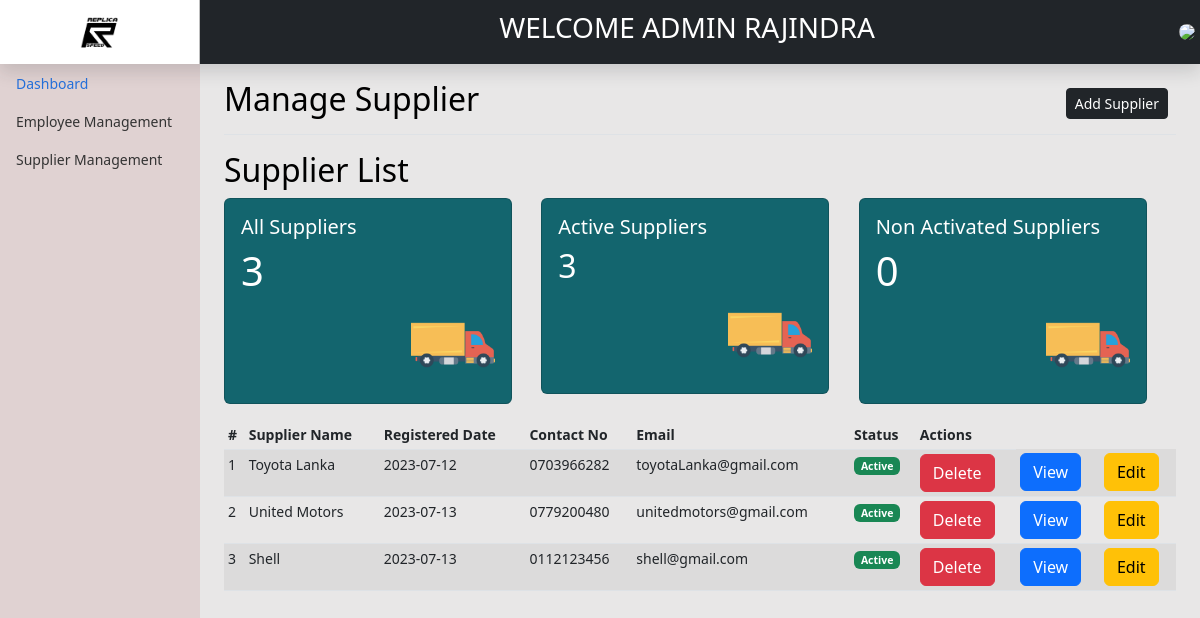
/backend/user/supplier/viewSupplier.php (signed in), run on an earlier commit of the app's database.
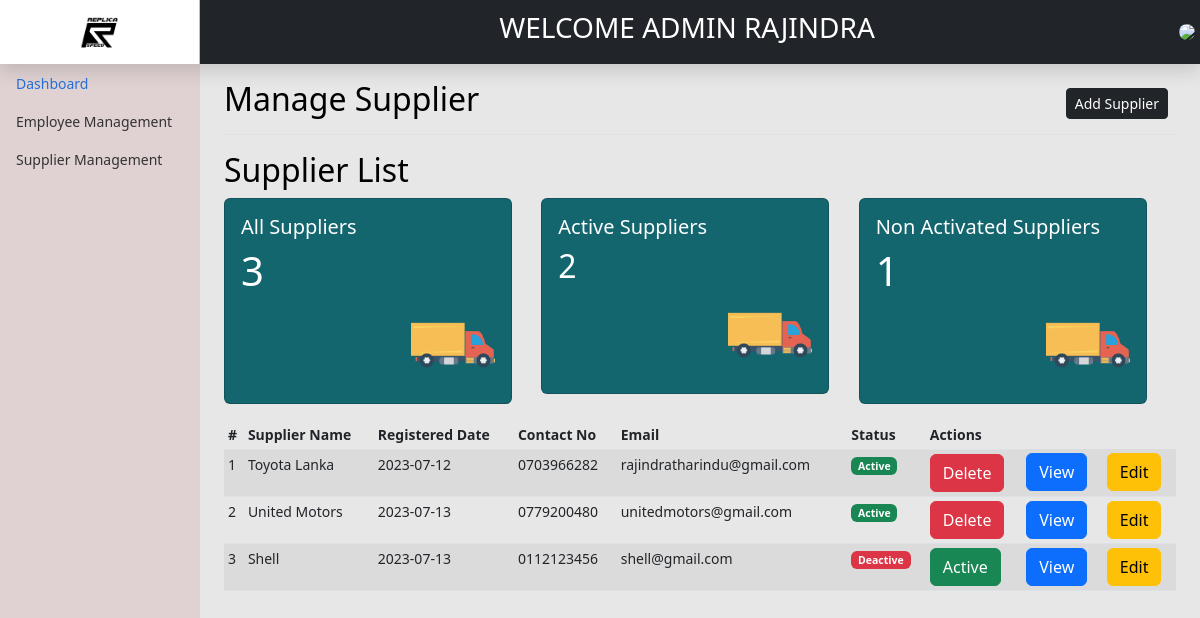
And on a later commit of the database.
### tables this page shows
CREATE TABLE IF NOT EXISTS `supplier` (
  `SupplierId` int(11) NOT NULL AUTO_INCREMENT,
  `SupplierName` varchar(255) NOT NULL,
  `ContactNo` varchar(11) NOT NULL,
  `email` varchar(255) NOT NULL,
  `Status` int(1) NOT NULL,
  `AddUser` int(11) NOT NULL,
  `AddDate` date NOT NULL,
  `UpdateUser` int(11) DEFAULT NULL,
  `UpdateDate` date DEFAULT NULL,
  PRIMARY KEY (`SupplierId`)
);

### backend/menu.php (called while the page is built)
<?php
$userRole=$_SESSION['userrole'];
$menu="user/menu/".$userRole.".php";
include $menu;
?>

### backend/user/supplier/viewSupplier.php (the view, shortened to what this page needs)
<?php include'../../header.php'; ?>
<?php include'../../menu.php'; ?>
<main class="col-md-9 ms-sm-auto col-lg-10 px-md-4">
    <div class="d-flex justify-content-between flex-wrap flex-md-nowrap align-items-center pt-3 pb-2 mb-3 border-bottom">
        <h1 class="h2">Manage Supplier</h1>
        <div class="btn-toolbar mb-2 mb-md-0">
            <div class="btn-group me-2">
                <a href="<?= SYSTEM_PATH ?>user/supplier/addSupplier.php" class="btn btn-sm btn-dark">Add Supplier</a>
            </div>
        </div>
    </div>
    <h2>Supplier List</h2>
    <section>
        <div class="row">
            <div class="row">
                <div class="col-md-4">
                    <?php
                    $db = dbconn();
                    $sqlAllSup = "SELECT * FROM supplier";
                    $resultAllSup = $db->query($sqlAllSup);
                    if ($resultAllSup->num_rows > 0) {
                        $AllSupCount = $resultAllSup->num_rows;
                    } else {
                        $AllSupCount = 0;
                    }
                    ?>
                    <div class="card text-white mb-3" style="max-width: 18rem; background-color: #13656e;" onclick="window.location.href = '<?= SYSTEM_PATH ?>reports/admin/AllSuppliers.php';">
                        <div class="card-body">
                            <h5 class="card-title">All Suppliers</h5>
                            <h1><?= $AllSupCount ?></h1>
                            <img  style="float:right;width:84px;height:84px;"src="<?= SYSTEM_PATH ?>assets/img/truck.png">
                        </div>
                    </div>
                </div>
                <div class="col-md-4">
                    <?php
                    $db = dbconn();
                    $sqlSupActive = "SELECT * FROM supplier WHERE Status='1'";
                    $resultSupActive = $db->query($sqlSupActive);
                    if ($resultSupActive->num_rows > 0) {
                        $SupActiveCount = $resultSupActive->num_rows;
                    } else {
                        $SupActiveCount = 0;
                    }
                    ?>
                    <div class="card text-white mb-3" style="max-width: 18rem; background-color: #13656e;" onclick="window.location.href = '<?= SYSTEM_PATH ?>reports/admin/ActiveSuppliers.php';">
                        <div class="card-body">
                            <h5 class="card-title">Active Suppliers</h5>
                            <h2><?= $SupActiveCount ?></h2>
                            <img  style="float:right;width:84px;height:84px;"src="<?= SYSTEM_PATH ?>assets/img/truck.png">
                        </div>
                    </div>
                </div>
                <div class="col-md-4">
                    <?php
                    $db = dbconn();
                    $sqlSupDeactive = "SELECT * FROM supplier WHERE Status='0'";
                    $resultSupDeactive = $db->query($sqlSupDeactive);
                    if ($resultSupDeactive->num_rows > 0) {
                        $SupDeactiveCount = $resultSupDeactive->num_rows;
                    } else {
                        $SupDeactiveCount = 0;
                    }
                    ?>
                    <div class="card text-white mb-3" style="max-width: 18rem; background-color: #13656e;" onclick="window.location.href = '<?= SYSTEM_PATH ?>reports/admin/NonActiveSuppliers.php';">
                        <div class="card-body">
                            <h5 class="card-title">Non Activated Suppliers</h5>
                            <h1><?= $SupDeactiveCount ?></h1>
                            <img  style="float:right;width:84px;height:84px;"src="<?= SYSTEM_PATH ?>assets/img/truck.png">
                        </div>
                    </div>
                </div>
            </div>
    </section>
    <?php
    extract($_POST);
    ?>
    <?php
    extract($_POST);
    ?>
    <?php
    $db = dbconn();
    $sql = "SELECT * FROM supplier";
    $result = $db->query($sql);
    ?>
    <div class="table-responsive">
        <table class="table table-striped table-sm">
            <thead>
                <tr>
                    <th scope="col">#</th>
                    <th scope="col">Supplier Name</th>
                    <th scope="col">Registered Date</th>
                    <th scope="col">Contact No</th>
                    <th scope="col">Email</th>
                    <th scope="col">Status</th>
                    <th scope="col">Actions</th>
                </tr>
            </thead>
            <tbody>
                <?php
                if ($result->num_rows > 0) {
                    $n = 1;
                    while ($row = $result->fetch_assoc()) {
                        ?>
                        <tr>
                            <td><?= $n ?></td>
                            <td><?php
                                $SupplierName = $row['SupplierName'];
                                echo ucwords($SupplierName);
                                ?></td>
                            <td><?= $row['AddDate'] ?></td>
                            <td><?= $row['ContactNo'] ?></td>
                            <td><?= $row['email'] ?></td>
                            <td><?php
                                $SupplierStatus = $row['Status'];
                                $statusDescription = '';
                                switch ($SupplierStatus) {
                                    case 1:
                                        $statusDescription = "Active";
                                        $statusColor = "badge bg-success";
                                        break;
                                    case 0:
                                        $statusDescription = "Deactive";
                                        $statusColor = "badge bg-danger";
                                        break;
                                }
                                ?>
                                <span class='<?= $statusColor; ?>'><?= $statusDescription; ?> </span>
                            </td>
                            <td>
                                <?php
                                if ($SupplierStatus == 0) {
                                    ?>
                                    <form method='post' action="<?= $_SERVER['PHP_SELF']; ?>">
                                        <button type="submit" name="action" value="active" class="btn btn-success" onclick="return confirm('Do you really want to Active supplier?')">Active</button>
                                    </form>
                                <?php } else {
                                    ?>
                                    <form method = 'post' action = "<?= $_SERVER['PHP_SELF']; ?>">
                                        <button type = "submit" name = "action" value = "delete" class = "btn btn-danger" onclick = "return confirm('Do you really want to deactive supplier?')">Delete</button>
                                    </form>
                                    <?php
                                }
                                ?>
                            </td>
                            <td>
                                <form method='post' action="viewSupplierDetails.php">
                                    <button type="submit" name="action" value="view" class="btn btn-primary">View</button>
                                </form>
                            </td>
                            <td>
                                <form method='post' action="editSupplier.php">
                                    <button type="submit" name="action" value="edit" class=" btn btn-warning">Edit</button>
                                </form>
                            </td>
                        </tr>
                        <?php
                        $n++;
                    }
                }
                ?>
            </tbody>
        </table>
    </div>
</main>
<?php include'../../footer.php'; ?>

### backend/header.php (shortened to what this page needs)
<!doctype html>
<html lang="en">
    <head>
        <link href="<?= SYSTEM_PATH ?>assets/css/bootstrap.min.css" rel="stylesheet">
        <link href="<?= SYSTEM_PATH ?>assets/css/dashboard.css" rel="stylesheet">
        <link rel="stylesheet" href="<?= SYSTEM_PATH ?>assets/css/sweetalert2.min.css">
    </head>
    <body style="background-color: #E8E7E7; color:black;">
        <header class="navbar navbar-dark sticky-top bg-dark flex-md-nowrap p-0 shadow">
            <a class="navbar-brand col-md-3 col-lg-2 me-0 px-3 fs-6" href="<?= SYSTEM_PATH ?>../web/index.php">
                <img src="<?= SYSTEM_PATH ?>assets/img/logo.png" alt="Bootstrappin'">
            </a>
            <h3 style="color:white;text-transform: uppercase;">Welcome <?= "" . $_SESSION["userrole"] ?>
                <?= "" . $_SESSION["FirstName"] ?></h3>
            <div class="navbar-nav">
                <nav>
                    <img src="<?= SYSTEM_PATH ?>assets/img/UserImages/<?=  $_SESSION['UserImage'] ?>" class="user-pic" onclick="toggleMenu()">
                </nav>
            </div>
        </header>
        <div class="container-fluid">
            <div class="row">

### backend/user/menu/admin.php (shortened to what this page needs)
<nav id="sidebarMenu" class="col-md-3 col-lg-2 d-md-block bg-light sidebar collapse" >
    <div class="position-sticky pt-3 sidebar-sticky" style="background-color: #E0D2D2; color: white;">
        <ul class="nav flex-column">
            <li class="nav-item">
                <a class="nav-link active" href="<?= SYSTEM_PATH ?>index.php">
                    Dashboard
                </a>
            </li>
            <li class="nav-item">
                <a class="nav-link" href="<?= SYSTEM_PATH ?>user/employee/viewEmp.php">
                    Employee Management
                </a>
            </li>
            <li class="nav-item">
                <a class="nav-link" href="<?= SYSTEM_PATH ?>user/supplier/viewSupplier.php">
                    Supplier Management
                </a>
            </li>
        </ul>
    </div>
</nav>

### backend/footer.php (shortened to what this page needs)
</div>
</div>
</body>
</html>

### backend/assets/css/dashboard.css (style rules this page uses)
body { font-size: .875rem; }
.sidebar { position: fixed; top: 0; bottom: 0; left: 0; z-index: 100; padding: 48px 0 0; box-shadow: inset -1px 0 0 rgba(0, 0, 0, .1); }
.sidebar-sticky { height: calc(100vh - 48px); overflow-x: hidden; overflow-y: auto; }
.sidebar .nav-link { font-weight: 500; color: #333; }
.sidebar .nav-link.active { color: #2470dc; }
.navbar-brand { padding-top: .75rem; padding-bottom: .75rem; background-color: rgb(255, 255, 255); box-shadow: inset -1px 0 0 rgba(0, 0, 0, .25); }
.navbar-brand img { display: block; width: 40px; height: 40px; margin: auto; }
.user-pic { width: 40px; border-radius: 50%; cursor: pointer; margin: 5px; }

What changed in the data, as far as the page shows it:
changed supplier "Toyota Lanka": email "toyotaLanka@gmail.com" → "rajindratharindu@gmail.com"
changed supplier "Shell": Status "Active" → "Deactive"; Status "Delete" → "Active"
Also different on the page:
$SupActiveCount: "3" → "2"
$SupDeactiveCount: "0" → "1"
